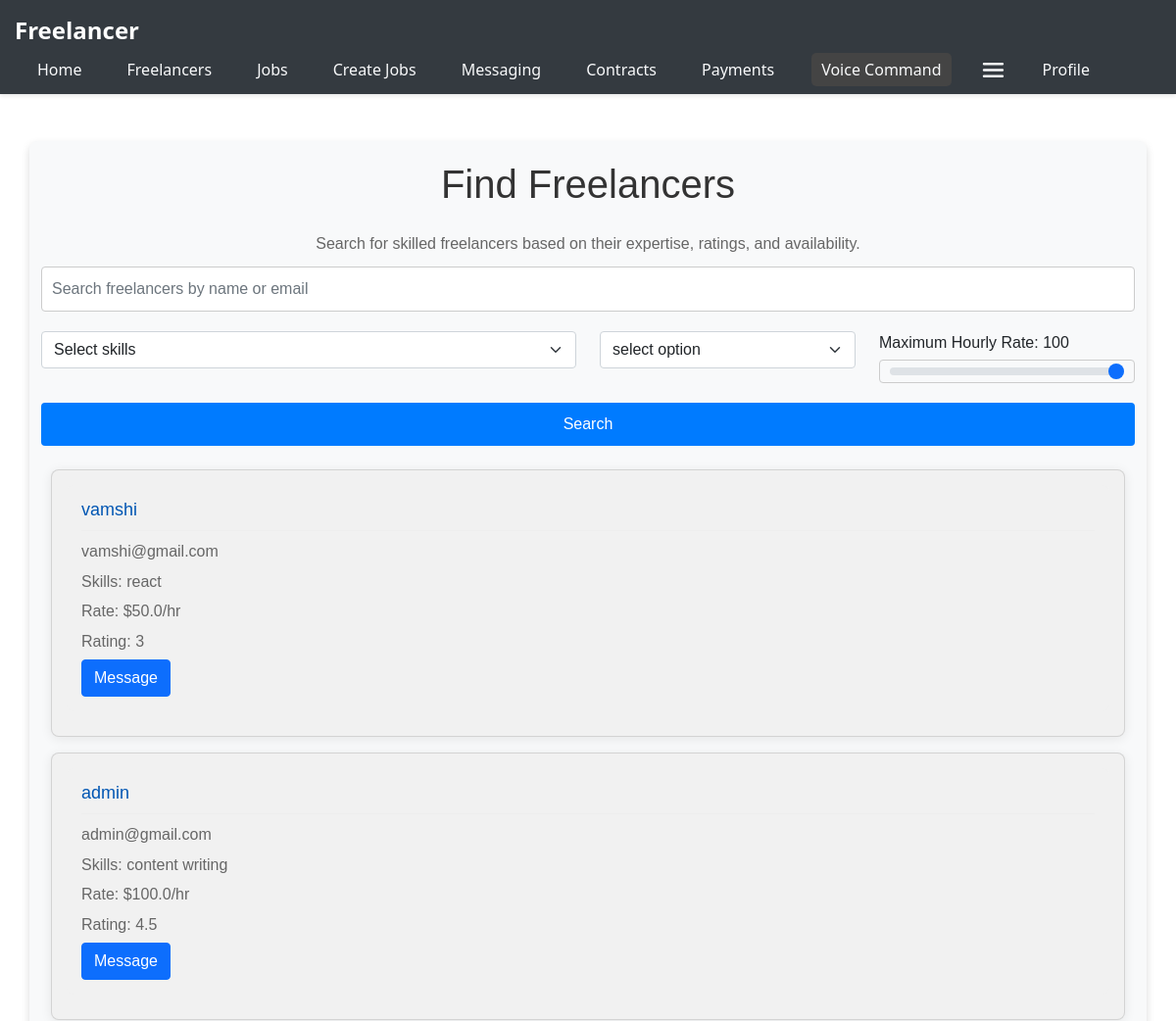
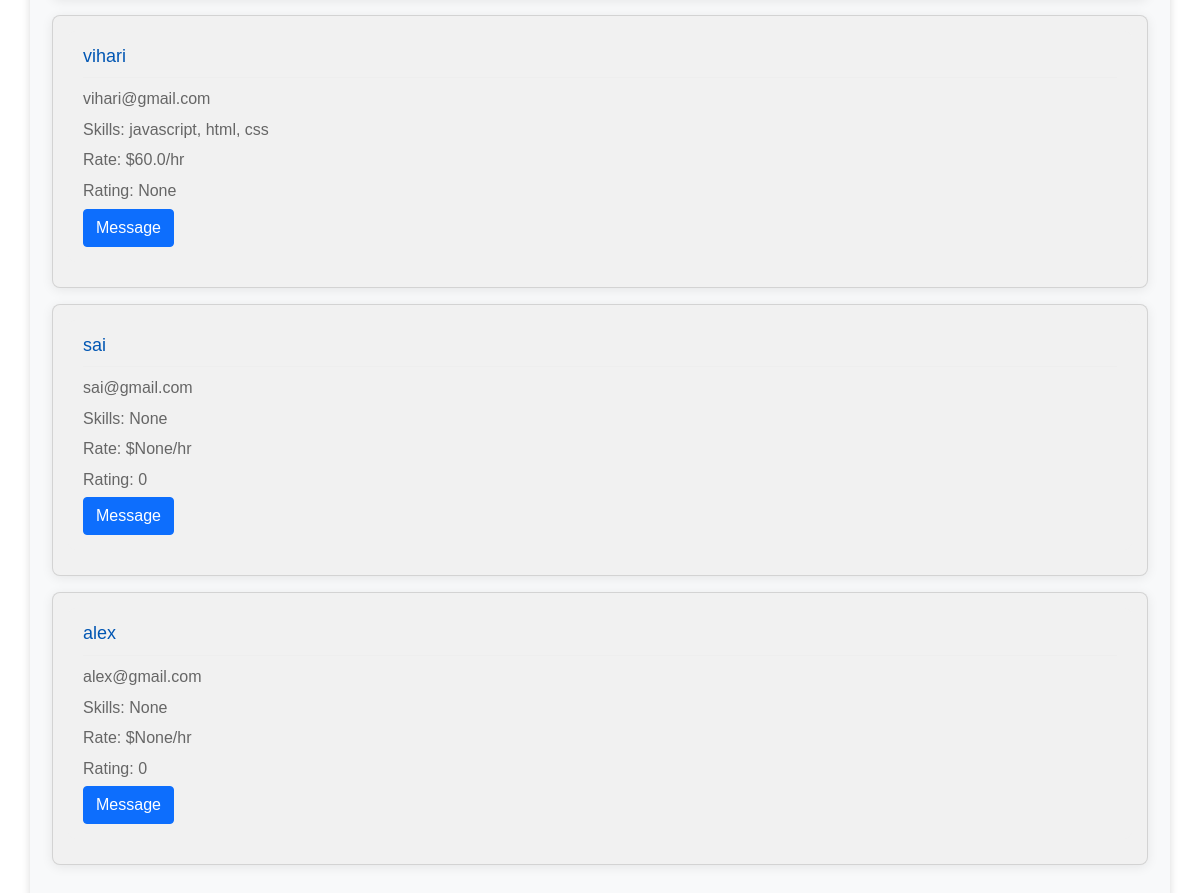
The page /find-freelancers on the database as committed earlier (2 pictures, top to bottom).
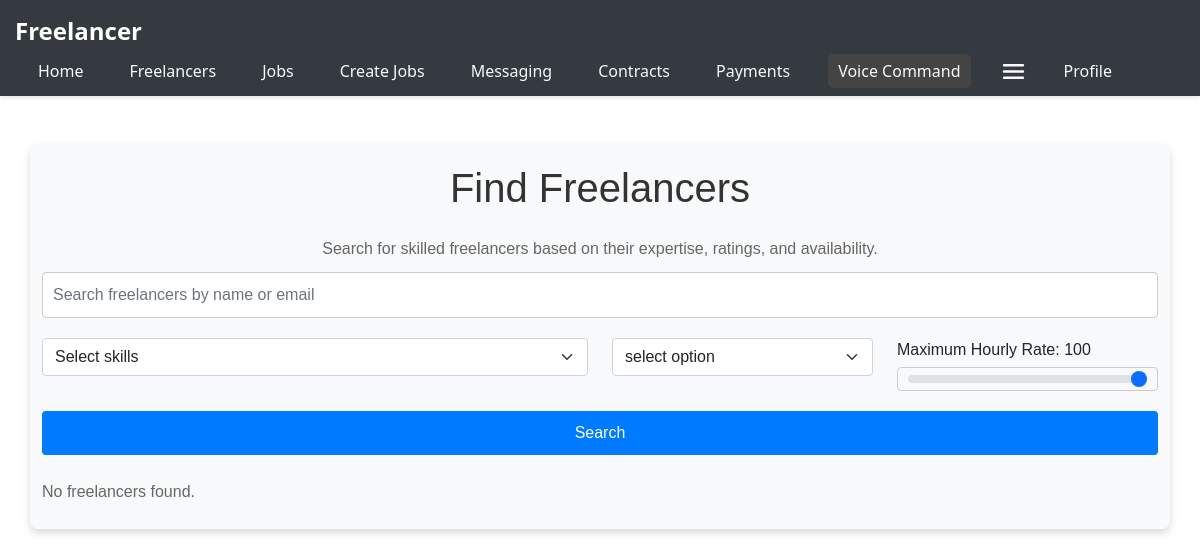
The same page on the database as committed later.
### app.py (models this page shows)
class User(db.Model):
    id = db.Column(db.Integer, primary_key=True)
    email = db.Column(db.String(120), unique=True, nullable=False)
    name = db.Column(db.String(100), nullable=False)
    password = db.Column(db.String(60), nullable=False)
    minimum_rate = db.Column(db.Float, nullable=True)
    skills = db.Column(db.String(500), nullable=True)
    jobs = db.relationship('Job', backref='author', lazy=True)
    rating = db.Column(db.Float, nullable=True, default=0.0)
    rating_count = db.Column(db.Integer, default=0)

### app.py (the view)
@app.route('/find-freelancers', methods=['GET', 'POST'])
def find_freelancers():
    unique_skills = set()
    for user in User.query.with_entities(User.skills).all():
        if user.skills:
            unique_skills.update([skill.strip() for skill in user.skills.split(',') if skill.strip()])
    freelancers = []
    search_query = request.args.get('search')
    selected_skill = request.args.get('skill')
    min_rating = request.args.get('min-rating', type=int)
    max_rate = request.args.get('max-rate', type=float)
    query = User.query
    if search_query:
        query = query.filter(User.name.contains(search_query) | User.email.contains(search_query))
    if selected_skill:
        query = query.filter(User.skills.contains(selected_skill))
    if min_rating is not None:
        query = query.filter(User.rating >= min_rating)
    if max_rate is not None:
        query = query.filter(User.minimum_rate <= max_rate)
    freelancers = query.all()
    sorted_skills = sorted(list(unique_skills))
    return render_template('findfreelancers.html', skills=sorted_skills, freelancers=freelancers)

### templates/findfreelancers.html (shortened to what this page needs)
{% extends 'nav.html' %} {% block title %}Find Freelancers{% endblock %} {%
block content %}
<main class="container mt-5">
  <h1 class="mb-4 text-center">Find Freelancers</h1>
  <p class="text-center">
    Search for skilled freelancers based on their expertise, ratings, and
    availability.
  </p>
  <form action="/find-freelancers" method="GET" class="mb-4">
    <div class="mb-3">
      <input
        type="search"
        name="search"
        class="form-control"
        placeholder="Search freelancers by name or email"
        aria-label="Search freelancers"
      />
    </div>
    <div class="row">
      <div class="col-md-6 mb-3">
        <select name="skill" class="form-select" aria-label="Select skills">
          <option value="">Select skills</option>
        </select>
      </div>
      <div class="col-md-3 mb-3">
        <select
          id="min-rating"
          name="min-rating"
          class="form-select"
          aria-label="Minimum rating"
        >
          <option value="">select option</option>
        </select>
      </div>
      <div class="col-md-3">
        <label for="max-rate"
          >Maximum Hourly Rate: <span id="max-rate-value">0</span></label
        >
        <input
          type="range"
          id="max-rate"
          name="max-rate"
          class="form-range"
          min="0"
          max="100"
          value="100"
          aria-label="Maximum hourly rate"
          oninput="updateRateValue()"
        />
      </div>
    </div>
    <button type="submit" class="btn btn-primary">Search</button>
  </form>
  <div id="freelancer-results">
    {% if freelancers %} {% for freelancer in freelancers %}
    <div class="card mb-3">
      <div class="card-body">
        <h5 class="card-title">{{ freelancer.name }}</h5>
        <p class="card-text">{{ freelancer.email }}</p>
        <p class="card-text">Skills: {{ freelancer.skills }}</p>
        <p class="card-text">Rate: ${{ freelancer.minimum_rate }}/hr</p>
        <p class="card-text">Rating: {{ freelancer.rating }}</p>
        <a
          href="{{ url_for('messaging') }}?recipient_id={{ freelancer.id }}"
          class="btn btn-primary"
          >Message</a
        >
      </div>
    </div>
    {% endfor %} {% else %}
    <p>No freelancers found.</p>
    {% endif %}
  </div>
</main>
{% endblock %}

### templates/nav.html (shortened to what this page needs)
<!DOCTYPE html>
<html lang="en">
  <head>
    <link rel="stylesheet" href="/static/css/styles.css" />
    <link
      href="https://cdn.jsdelivr.net/npm/bootstrap@5.1.3/dist/css/bootstrap.min.css"
      rel="stylesheet"
    />
  </head>
  <body>
    <header>
      <nav class="navbar" aria-label="Main Navigation">
        <div class="navbar-brand">
          <span>Freelancer</span>
        </div>
        <ul class="nav-links" role="menubar">
          <li role="none">
            <a
              href="/home"
              role="menuitem"
              class="{% if request.path == '/home' %}active{% endif %}"
              >Home</a
            >
          </li>
          <li role="none">
            <a
              href="/freelancerSearch"
              role="menuitem"
              class="{% if request.path == '/freelancerSearch' %}active{% endif %}"
              >Freelancers</a
            >
          </li>
          <li role="none">
            <a
              href="/jobListings"
              role="menuitem"
              class="{% if request.path == '/jobListings' %}active{% endif %}"
              >Jobs</a
            >
          </li>
          <li role="none">
            <a
              href="/createJobListings"
              role="menuitem"
              class="{% if request.path == '/createJobListings' %}active{% endif %}"
              >Create Jobs</a
            >
          </li>
          <li role="none">
            <a
              href="/messaging"
              role="menuitem"
              class="{% if request.path == '/messaging' %}active{% endif %}"
              >Messaging</a
            >
          </li>
          <li role="none">
            <a
              href="/contractManagement"
              role="menuitem"
              class="{% if request.path == '/contractManagement' %}active{% endif %}"
              >Contracts</a
            >
          </li>
          <li role="none">
            <a
              href="/paymentDashboard"
              role="menuitem"
              class="{% if request.path == '/paymentDashboard' %}active{% endif %}"
              >Payments</a
            >
          </li>
          <li>
            <button
              id="voice-command-btn"
              onclick="toggleVoiceCommand()"
              class="voice-command-btn"
              aria-label="Activate voice command"
            >
              Voice Command
            </button>
          </li>
          <div
            class="hamburger-menu"
            aria-haspopup="true"
            aria-expanded="false"
            aria-label="Toggle Menu"
            onclick="toggleMenu()"
          >
          </div>
          <li>
            <a
              role="menuitem"
              href="/profile"
              class="{% if request.path == '/profile' %}active{% endif %}"
              >Profile</a
            >
          </li>
        </ul>
      </nav>
    </header>
    <main>
      {% block content %}{% endblock %}
    </main>
  </body>
</html>

### static/css/styles.css (style rules this page uses)
body { font-family: "Helvetica Neue", Helvetica, Arial, sans-serif; background-color: #f8f9fa; color: #212529; margin: 0; padding: 0; }
.btn-primary { background-color: #007bff; color: #ffffff; }
.container, .createjobscontainer { max-width: 800px; margin: auto; padding: 20px; background-color: #ffffff; border-radius: 8px; box-shadow: 0 4px 8px rgba(0, 0, 0, 0.15); font-family: Arial, sans-serif; }
.container h1 { color: #333; text-align: center; }
.container p { color: #666; line-height: 1.6; margin-bottom: 10px; }
.container, .createjobscontainer form { background-color: #f8f9fa; padding: 20px; border-radius: 8px; margin-bottom: 20px; }
.container input[type="search"], select, input[type="range"] { width: 100%; padding: 10px; margin-top: 5px; margin-bottom: 20px; border: 1px solid #ccc; border-radius: 4px; }
.container button { background-color: #007bff; color: white; border: none; padding: 10px 20px; border-radius: 4px; cursor: pointer; display: block; width: 100%; }
.input-group.mb-3, .form-select { max-width: 600px; margin: auto; }
#freelancer-results p { margin: 5px 0; }
button { padding: 5px 10px; background-color: #0056b3; color: white; border: none; cursor: pointer; }
.navbar { background-color: #343a40; padding: 10px 15px; box-shadow: 0 2px 4px rgba(0, 0, 0, 0.1); display: flex; justify-content: space-between; align-items: center; }
.navbar-brand span { color: #fff; font-size: 24px; font-weight: bold; }
.nav-links { display: flex; align-items: center; margin: 0; padding: 0; }
.nav-links li { list-style: none; padding: 0 15px; }
.nav-links a { color: #f8f9fa; text-decoration: none; font-weight: 500; padding: 8px 8px; transition: color 0.3s ease; }
.hamburger-menu { margin: 0 15px; }
.input-group-text, .form-control { border-radius: 0.25rem; }
.btn-primary { color: #fff; background-color: #007bff; border-color: #007bff; }

### templates/nav.html (style rules this page uses)
.voice-command-btn { background-color: #444; color: #f8f9fa; border-radius: 5px; }

Rows that differ between the two databases and show on the page:
removed User: name "vamshi", email "vamshi@gmail.com", skills "react", minimum_rate "50.0", rating "3"
removed User: name "admin", email "admin@gmail.com", skills "content writing", minimum_rate "100.0", rating "4.5"
removed User: name "vihari", email "vihari@gmail.com", skills "javascript, html, css", minimum_rate "60.0", rating "None"
removed User: name "sai", email "sai@gmail.com", skills "None", minimum_rate "None", rating "0"
removed User: name "alex", email "alex@gmail.com", skills "None", minimum_rate "None", rating "0"
Other text that changed with them:
text now shown: "No freelancers found."
